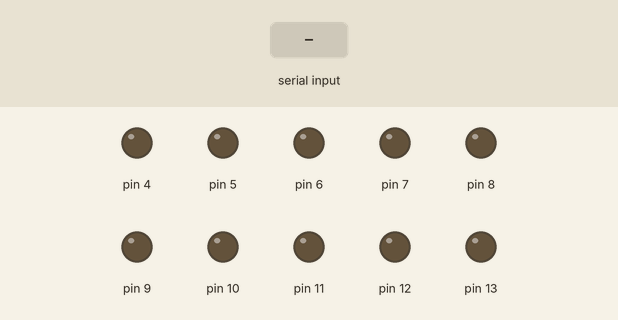
This sketch was run on a simulated Arduino Uno, built with avr-gcc and run on an emulated ATmega328P. Parts: output pins drawn as LEDs (lit = HIGH). The test bench sets the inputs (shaded band).

Above: at 1.2 s.
1.3 s: "1" received over Serial
At 2.5 s:
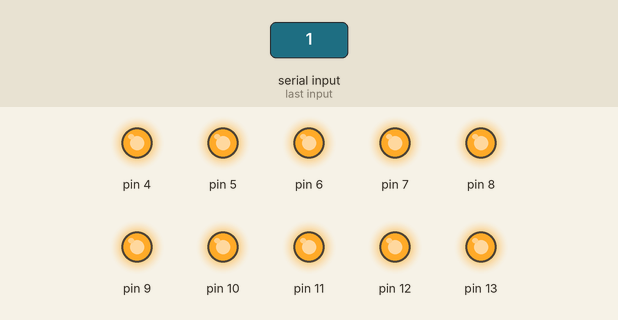
2.8 s: "0" received over Serial
At 3.8 s:
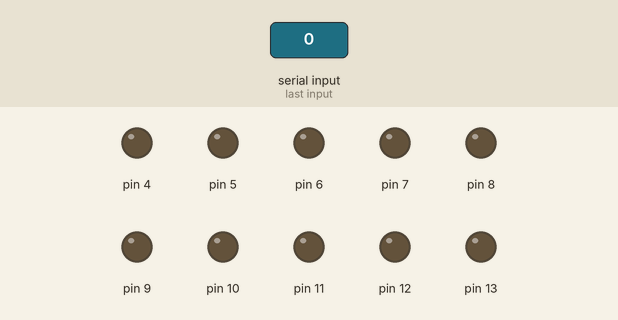
Timing chart, 0 to 5.8 s (numbered marks = the images above; inputs shaded):
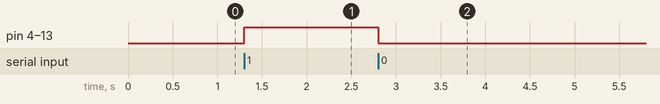

Measured:
- after the input at 1.3 s, pin 4–13: LOW → HIGH at once
- after the input at 2.8 s, pin 4–13: HIGH → LOW at once

The sketch:

Protocolos_de_comunicacion.ino
```cpp
char valor;
void setup() {
  Serial.begin(9600);
  for(int i=4;i<=13;i++){
    pinMode(i,OUTPUT);
  }

}

void loop() {
  if(Serial.available()){
    valor=Serial.read();
  }
  if(valor=='1'){
    for(int i=4;i<=13;i++){
    digitalWrite(i,HIGH);
    }
  }

  else{
    for(int i=4;i<=13;i++){
      digitalWrite(i,LOW);
    }
  }
}
```
